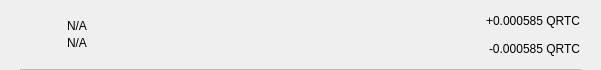
<?xml version="1.0" encoding="UTF-8"?>
<ui version="4.0">
 <class>TxRow</class>
 <widget class="QWidget" name="TxRow">
  <property name="geometry">
   <rect>
    <x>0</x>
    <y>0</y>
    <width>601</width>
    <height>70</height>
   </rect>
  </property>
  <property name="minimumSize">
   <size>
    <width>0</width>
    <height>40</height>
   </size>
  </property>
  <property name="windowTitle">
   <string>Form</string>
  </property>
  <layout class="QVBoxLayout" name="verticalLayout_3">
   <property name="spacing">
    <number>0</number>
   </property>
   <property name="leftMargin">
    <number>0</number>
   </property>
   <property name="topMargin">
    <number>0</number>
   </property>
   <property name="rightMargin">
    <number>0</number>
   </property>
   <property name="bottomMargin">
    <number>0</number>
   </property>
   <item>
    <widget class="QWidget" name="rowContainer" native="true">
     <layout class="QVBoxLayout" name="verticalLayout_2">
      <property name="spacing">
       <number>9</number>
      </property>
      <property name="leftMargin">
       <number>20</number>
      </property>
      <property name="topMargin">
       <number>9</number>
      </property>
      <property name="rightMargin">
       <number>20</number>
      </property>
      <property name="bottomMargin">
       <number>0</number>
      </property>
      <item>
       <widget class="QFrame" name="frame">
        <property name="styleSheet">
         <string notr="true">border:none;</string>
        </property>
        <property name="frameShape">
         <enum>QFrame::StyledPanel</enum>
        </property>
        <property name="frameShadow">
         <enum>QFrame::Raised</enum>
        </property>
        <layout class="QHBoxLayout" name="horizontalLayout" stretch="0,2,0">
         <property name="leftMargin">
          <number>0</number>
         </property>
         <property name="topMargin">
          <number>0</number>
         </property>
         <property name="rightMargin">
          <number>0</number>
         </property>
         <property name="bottomMargin">
          <number>0</number>
         </property>
         <item>
          <widget class="QPushButton" name="icon">
           <property name="focusPolicy">
            <enum>Qt::NoFocus</enum>
           </property>
           <property name="styleSheet">
            <string notr="true">border:none;</string>
           </property>
           <property name="text">
            <string/>
           </property>
           <property name="iconSize">
            <size>
             <width>28</width>
             <height>28</height>
            </size>
           </property>
          </widget>
         </item>
         <item>
          <layout class="QVBoxLayout" name="verticalLayout">
           <property name="spacing">
            <number>3</number>
           </property>
           <property name="leftMargin">
            <number>9</number>
           </property>
           <item>
            <widget class="QLabel" name="lblAddress">
             <property name="styleSheet">
              <string notr="true"/>
             </property>
             <property name="text">
              <string notr="true">N/A</string>
             </property>
             <property name="alignment">
              <set>Qt::AlignBottom|Qt::AlignLeading|Qt::AlignLeft</set>
             </property>
            </widget>
           </item>
           <item>
            <widget class="QLabel" name="lblDate">
             <property name="styleSheet">
              <string notr="true"/>
             </property>
             <property name="text">
              <string notr="true">N/A</string>
             </property>
             <property name="alignment">
              <set>Qt::AlignLeading|Qt::AlignLeft|Qt::AlignTop</set>
             </property>
            </widget>
           </item>
          </layout>
         </item>
         <item>
          <widget class="QWidget" name="containerAmounts" native="true">
           <property name="minimumSize">
            <size>
             <width>80</width>
             <height>0</height>
            </size>
           </property>
           <layout class="QVBoxLayout" name="verticalLayout_4">
            <property name="leftMargin">
             <number>0</number>
            </property>
            <property name="topMargin">
             <number>0</number>
            </property>
            <property name="rightMargin">
             <number>0</number>
            </property>
            <property name="bottomMargin">
             <number>0</number>
            </property>
            <item alignment="Qt::AlignRight">
             <widget class="QLabel" name="lblAmountTop">
              <property name="styleSheet">
               <string notr="true"/>
              </property>
              <property name="text">
               <string>+0.000585 QRTC</string>
              </property>
             </widget>
            </item>
            <item alignment="Qt::AlignRight">
             <widget class="QLabel" name="lblAmountBottom">
              <property name="styleSheet">
               <string notr="true"/>
              </property>
              <property name="text">
               <string>-0.000585 QRTC</string>
              </property>
             </widget>
            </item>
           </layout>
          </widget>
         </item>
        </layout>
       </widget>
      </item>
      <item>
       <widget class="QLabel" name="lblDivisory">
        <property name="minimumSize">
         <size>
          <width>0</width>
          <height>1</height>
         </size>
        </property>
        <property name="maximumSize">
         <size>
          <width>16777215</width>
          <height>1</height>
         </size>
        </property>
        <property name="styleSheet">
         <string notr="true">background-color:#bababa;</string>
        </property>
        <property name="text">
         <string/>
        </property>
        <property name="alignment">
         <set>Qt::AlignBottom|Qt::AlignLeading|Qt::AlignLeft</set>
        </property>
       </widget>
      </item>
     </layout>
    </widget>
   </item>
  </layout>
 </widget>
 <resources/>
 <connections/>
</ui>
